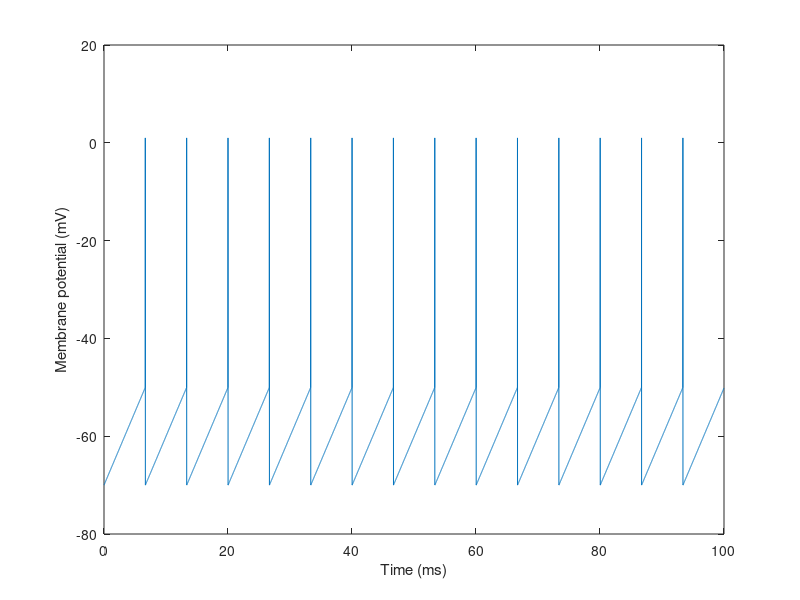

Reproduce this figure in MATLAB.
%%
% Integrate and fire Neuron model
% Author: Lianne Meah
%% CLEANUP
clc
clear all
%% PARAMETER SETUP
dt = 0.01;
t = 100;
% membrane time constant
tau = 10;
% the spike threshold
theta = -50;
Vrest = -70;
%  time window - max time
T = round(t/dt);
% voltage matrix
Vmat = zeros(1, T);
% refactory period
ref = 0;
%% MODEL
% initially set voltage to rest
Vmat(1,1) = Vrest; 
for step = 2:1:T
	% Vnew = Vold(1-(dt/tau) + sum((Wij)/tau)*xj
	% currently only updating linearly
	Vmat(1, step)= Vmat(1, step-1)+(0.3/tau);
	if Vmat(1, step) > theta
		% voltage reset - needs to decay exponentially
		Vmat(1, step) = Vrest;
		% apparently this makes the spikes look nice
		Vmat(1, step-1) = 1;
	end
end
% keep track of time for plotting
time = 0:dt:(t-dt);
%% PLOTTING
figure(1);
plot(time,Vmat)
xlabel('Time (ms)');
ylabel('Membrane potential (mV)');